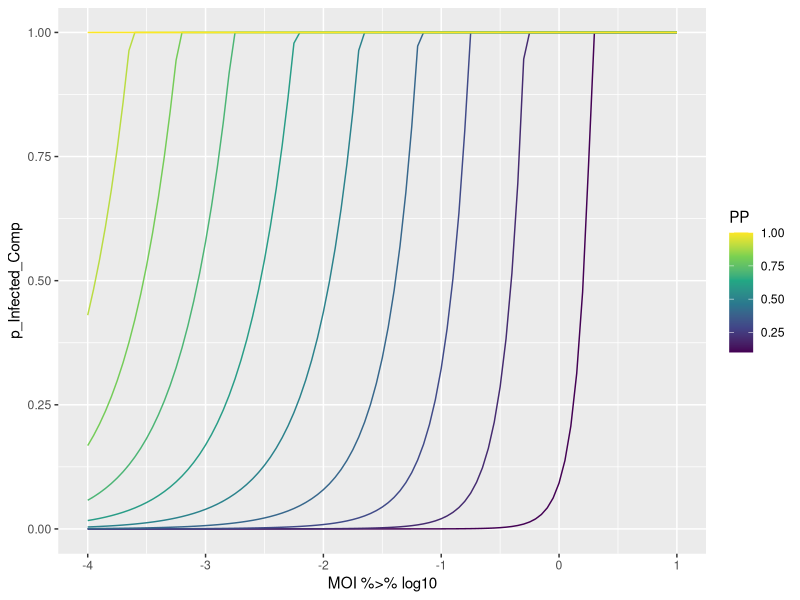

Source code (R): (Note: this script raises an error after producing the figure.)
# Revised Figure 3 Solution

require(tidyverse)

pp = c(1:10/10)
moi = 10^(seq(from = -4, to = 1, by = 0.05))
n = 1:5000

df1 = matrix(nrow = length(n) * length(moi) * length(pp),
             ncol = 3,
             data = 0) %>% data.frame

colnames(df1) = c("PP","MOI","n")

df1$PP = rep(pp, times = length(n),each = length(moi))
df1$MOI = rep(moi, times = length(n) * length(pp))
df1$N = rep(n,each = length(moi) * length(pp))

df2 = df1 %>%
  mutate(p_N = dpois(x = N, lambda = MOI),
         p_Complete_from_N = (1 - (1 - PP) ^ N) ^ 8,
         p_Complete = p_N * p_Complete_from_N) %>%
  group_by(PP,MOI) %>%
  summarise(p_Complete = sum(p_Complete))

df3 = df2 %>%
  ungroup() %>%
  mutate(p_Infected_Comp = pmin(p_Complete * 1e4,1),
         p_Infected_NoComp = pmin(1 / PP^8 * MOI * 1e4,1))

# Fig. 3A

ggplot() +
  geom_line(data = df3,
            aes(x = MOI %>% log10,
                y = p_Infected_Comp,
                group = PP,
                color = PP)) +
  scale_color_viridis_c()

df4 = df3 %>% 
  filter(p_Infected_Comp >= 0.5) %>%
  group_by(PP) %>%
  summarise(min_Comp_MOI = min(MOI))
df5 = df3 %>% 
  filter(p_Infected_NoComp >= 0.5) %>%
  group_by(PP) %>%
  summarise(min_NoComp_MOI = min(MOI))

df5 = matrix(nrow = 10,
             ncol = 2,
             data = 0) %>% data.frame
colnames(df5) = c("PP","NoComp_MOI")
df5$PP = seq(from = 0.1, to = 1, by = 0.1)
df5$min_NoComp_MOI = 1 / 1e4 / PP^8

#Fig. 3B
ggplot() +
  geom_line(data = df4,
            aes(x = PP,
                y = min_Comp_MOI %>% log10)) +
  geom_line(data = df5,
            aes(x = PP,
                y = min_NoComp_MOI %>% log10),
            lty = 2)